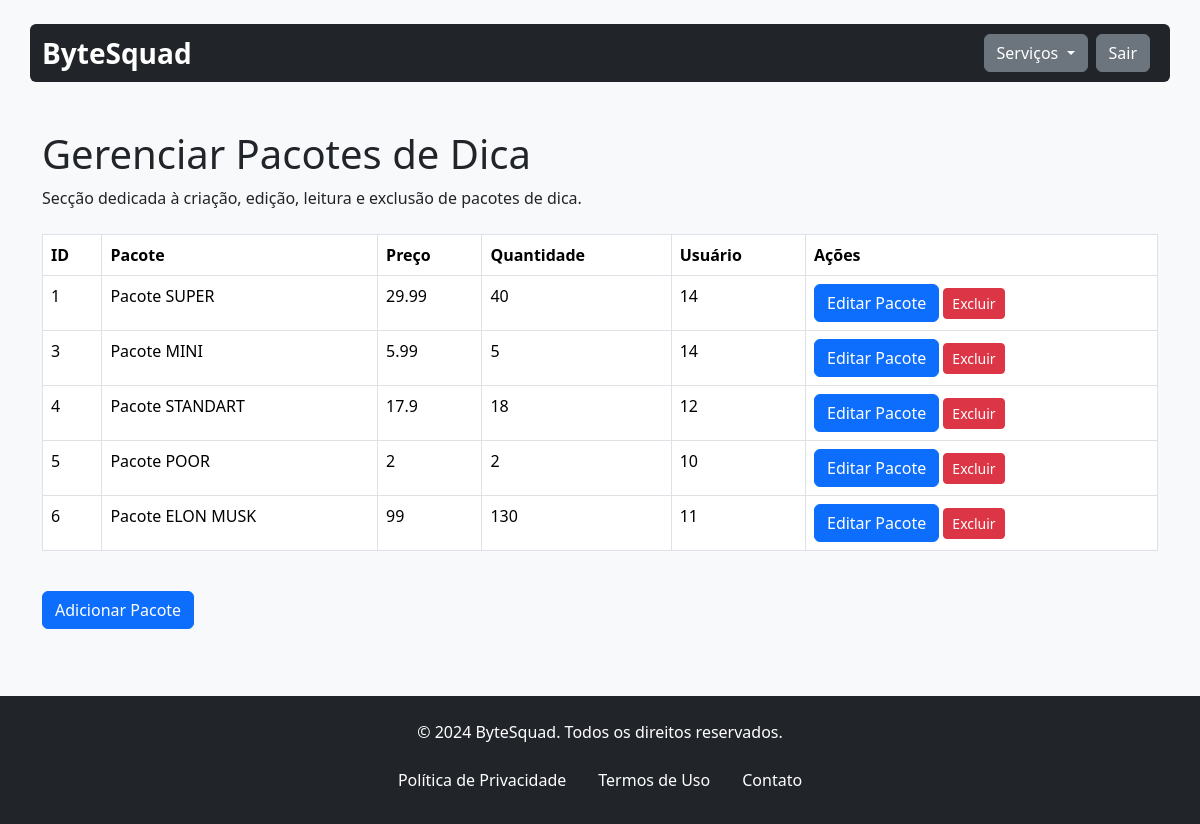
Page /gerenciarDicas.php (signed in) on the earlier database version.
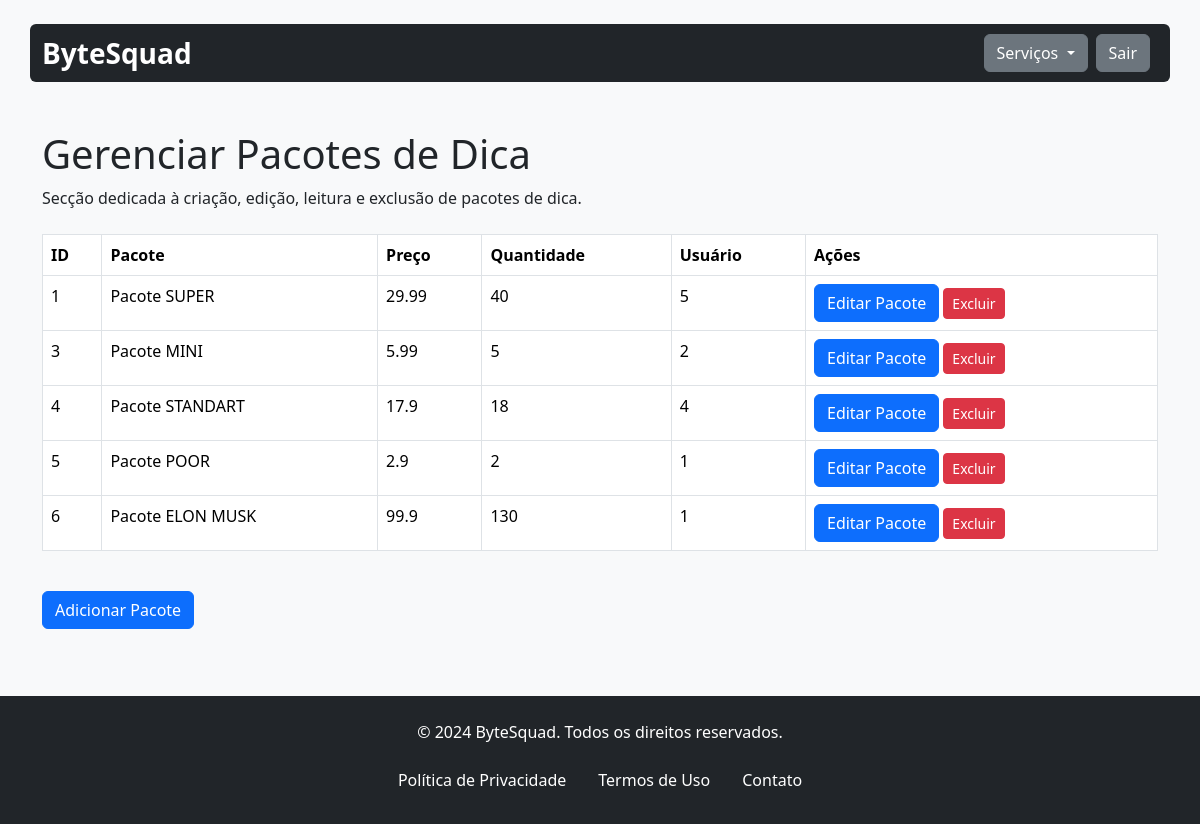
Same page on the later database version.
### tables this page shows
CREATE TABLE `dicas` (
  `id_dicas` int(11) NOT NULL,
  `pacote_dicas` varchar(100) NOT NULL,
  `preco_dicas` float NOT NULL,
  `quantidade_dicas` int(11) NOT NULL,
  `id` int(11) NOT NULL
);

### assets/classes/dicas.class.php (called while the page is built, shortened)
<?php
require_once 'conexao.class.php';
class Dicas
{
    private $con;
    public function __construct()
    {
        $this->con = new Conexao();
    }
    public function listar()
    {
        try {
            $sql = $this->con->conectar()->prepare("
                SELECT dicas.*
                FROM dicas
            ");
            $sql->execute();
            return $sql->fetchAll(PDO::FETCH_ASSOC);
        } catch (PDOException $ex) {
            echo "ERRO: " . $ex->getMessage();
        }
    }
}

### assets/classes/conexao.class.php (called while the page is built)
<?php
class Conexao{
    private $servidor;
    private $senha;
    private $usuario;
    private $banco;
    private static $pdo;
    public function __construct(){
        $this->servidor = "localhost";
        $this->banco = "bytesquad";
        $this->senha = "";
        $this->usuario = "root";
    }
    public function conectar(){
        try{
            if(is_null(self::$pdo)){
                self::$pdo = new PDO("mysql:host=".$this->servidor."; dbname=".$this->banco, $this->usuario, $this->senha);
            }
            return self::$pdo;
        } catch(PDOException $ex){
            echo $ex->getMessage();
        }
    }
}

### gerenciarDicas.php (the view, shortened to what this page needs)
<?php
include 'assets/inc/header.inc.php';
include 'assets/classes/dicas.class.php';
$dicas = new Dicas();
?>
<main class="container mt-5">
    <div class="header-content mb-4">
        <h1>Gerenciar Pacotes de Dica</h1>
        <p>Secção dedicada à criação, edição, leitura e exclusão de pacotes de dica.</p>
    </div>
    <div class="table-responsive mb-4">
        <table class="table table-bordered table-hover">
            <thead class="thead-light">
                <tr>
                    <th>ID</th>
                    <th>Pacote</th>
                    <th>Preço</th>
                    <th>Quantidade</th>
                    <th>Usuário</th>
                    <th>Ações</th>
                </tr>
            </thead>
            <tbody>
                <?php
                $lista = $dicas->listar();
                foreach ($lista as $item):
                    ?>
                    <tr>
                        <td><?php echo $item['id_dicas'] ?></td>
                        <td><?php echo $item['pacote_dicas'] ?></td>
                        <td><?php echo $item['preco_dicas'] ?></td>
                        <td><?php echo $item['quantidade_dicas'] ?></td>
                        <td><?php echo $item['id'] ?></td>
                        <td>
                            <button type="button" class="btn btn-primary" data-bs-toggle="modal"
                                data-bs-target="#editarModal<?php echo $item['id_dicas']; ?>">
                                Editar Pacote
                            </button>
                            <a href="deletarDicas.php?id_dicas=<?php echo $item['id_dicas']; ?>"
                                class="btn btn-sm btn-danger"
                                onclick="return confirm('Você tem certeza que deseja excluir o Pacote<?php echo $item['id_dicas'] ?>? ')">Excluir</a>
                        </td>
                    </tr>
                    <?php
                endforeach
                ?>
            </tbody>
        </table>
    </div>
    <button type="button" class="btn btn-primary" data-bs-toggle="modal" data-bs-target="#exampleModal">
        Adicionar Pacote
    </button>
</main>
<?php include 'assets/inc/footer.inc.php'; ?>
</body>
</html>

Differences in the rows shown:
changed dicas "Pacote SUPER": id "14" → "5"
changed dicas "Pacote MINI": id "14" → "2"
changed dicas "Pacote STANDART": id "12" → "4"
changed dicas "Pacote POOR": preco_dicas "2" → "2.9"; id "10" → "1"
changed dicas "Pacote ELON MUSK": preco_dicas "99" → "99.9"; id "11" → "1"
